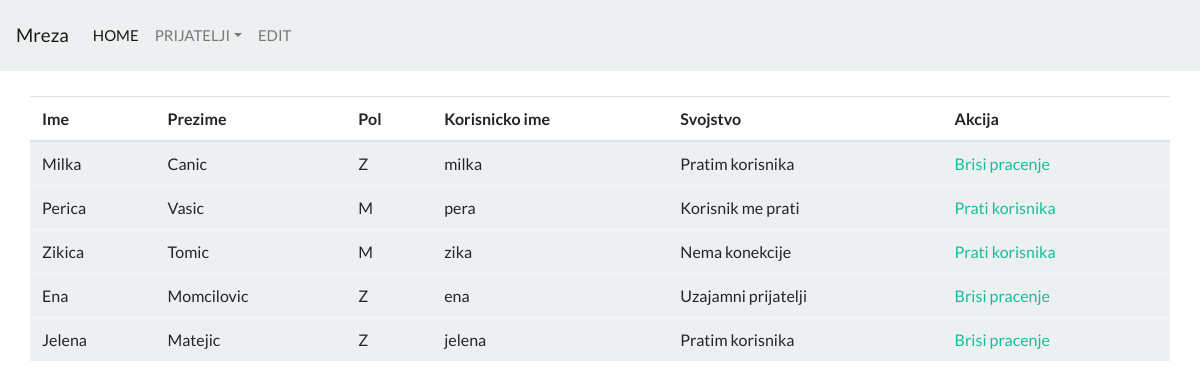
The app's page /26-23.08.2019/mreza/tabela/dm_prijatelji_tabela.php with its own data.
### tables this page shows
CREATE TABLE `profili` (
  `id` int(10) UNSIGNED NOT NULL,
  `korisnik_id` int(10) UNSIGNED DEFAULT NULL,
  `ime` varchar(150) NOT NULL,
  `prezime` varchar(200) DEFAULT NULL,
  `pol` char(1) DEFAULT NULL
);

CREATE TABLE `korisnici` (
  `id` int(10) UNSIGNED NOT NULL,
  `username` varchar(60) NOT NULL,
  `pass` varchar(255) NOT NULL
);

### 26-23.08.2019/mreza/tabela/dm_prijatelji_tabela.php (the view, shortened to what this page needs)
<?php require_once "../header.php"; ?>
<div class="container padding-25">
<?php
    $id = 4;
    $query = "SELECT k.id as id, p.ime as ime, p.prezime as prezime, p.pol as pol, k.username as username
FROM korisnici as k
INNER JOIN profili as p
ON k.id = p.korisnik_id
WHERE NOT k.id = $id;";
    $result = $conn->query($query);
    echo "<table class='table table-hover'>";
    echo " <thead><tr>";
    echo "<th scope='col'>Ime</th>";
    echo "<th scope='col'>Prezime</th>";
    echo "<th scope='col'>Pol</th>";
    echo "<th scope='col'>Korisnicko ime</th>";
    echo "<th scope='col'>Svojstvo</th>";
    echo "<th scope='col'>Akcija</th>";
    echo "</tr></thead>";
    while ($row = $result->fetch_assoc()) {
        echo "<tr class='table-light'>";
        echo "<td scope='row'>" . $row["ime"] . "</td>";
        echo "<td scope='row'>" . $row["prezime"] . "</td>";
        echo "<td scope='row'>" . $row["pol"] . "</td>";
        echo "<td scope='row'>" . $row["username"] . "</td>";
        $pid = $row["id"];
        $query1 = "SELECT * FROM prijatelji WHERE korisnik_id = $id AND prijatelj_id = $pid";
        $result1 = $conn->query($query1);
        $jatebe = $result1->num_rows;
        $query2 = "SELECT * FROM prijatelji WHERE korisnik_id = $pid AND prijatelj_id = $id";
        $result2 = $conn->query($query2);
        $timene = $result2->num_rows;
        if($jatebe + $timene > 1){
            echo "<td>Uzajamni prijatelji</td>";
        }
        elseif($jatebe){
            echo "<td>Pratim korisnika</td>";
        }
        elseif($timene){
            echo "<td>Korisnik me prati</td>";
        }
        else {
            echo "<td>Nema konekcije</td>";
        }
        echo "<td>";
        if(!$jatebe){
        echo "<a href='dm_dodaj.php?dodaj=$pid'> Prati korisnika</a>";
        }
        elseif($jatebe){
            echo "<a href='dm_otprati.php?dodaj=$pid'> Brisi pracenje</a>";
            }
        echo "</td>";
    }
    echo "</table>";
    ?>
</div>
<?php require_once "../footer.php"; ?>

### 26-23.08.2019/mreza/header.php (style rules this page uses)
.padding-25 { padding: 25px 0; }

### records on screen
profili: ime "Milka", prezime "Canic", pol "Z", korisnik.username "milka", shows "Pratim korisnika"
profili: ime "Perica", prezime "Vasic", pol "M", korisnik.username "pera", shows "Korisnik me prati"
profili: ime "Zikica", prezime "Tomic", pol "M", korisnik.username "zika", shows "Nema konekcije"
profili: ime "Ena", prezime "Momcilovic", pol "Z", korisnik.username "ena", shows "Uzajamni prijatelji"
profili: ime "Jelena", prezime "Matejic", pol "Z", korisnik.username "jelena", shows "Pratim korisnika"
